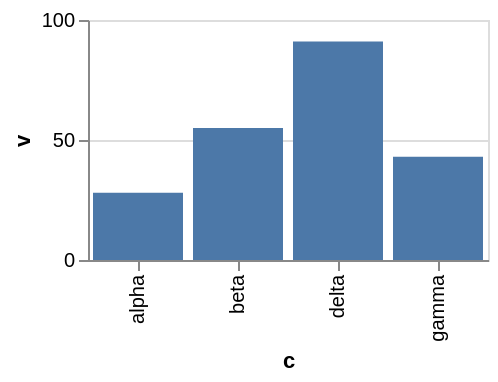

Vega-Lite specification stored for this chart:
### Vega-Lite specification from a JSON file in a GitHub repository (floating-point values rounded to 4 significant figures)
{"$schema": "https://vega.github.io/schema/vega-lite/v6.json", "width": 200, "height": 120, "data": {"values": [{"c": "alpha", "v": 28, "w": 3, "t": "2024-01-07"}, {"c": "beta", "v": 55, "w": 7, "t": "2024-03-19"}, {"c": "gamma", "v": 43, "w": 5, "t": "2024-06-02"}, {"c": "delta", "v": 91, "w": 9, "t": "2024-09-11"}]}, "mark": "bar", "encoding": {"x": {"field": "c", "type": "nominal", "axis": {"titleAnchor": "middle"}}, "y": {"field": "v", "type": "quantitative"}}}
